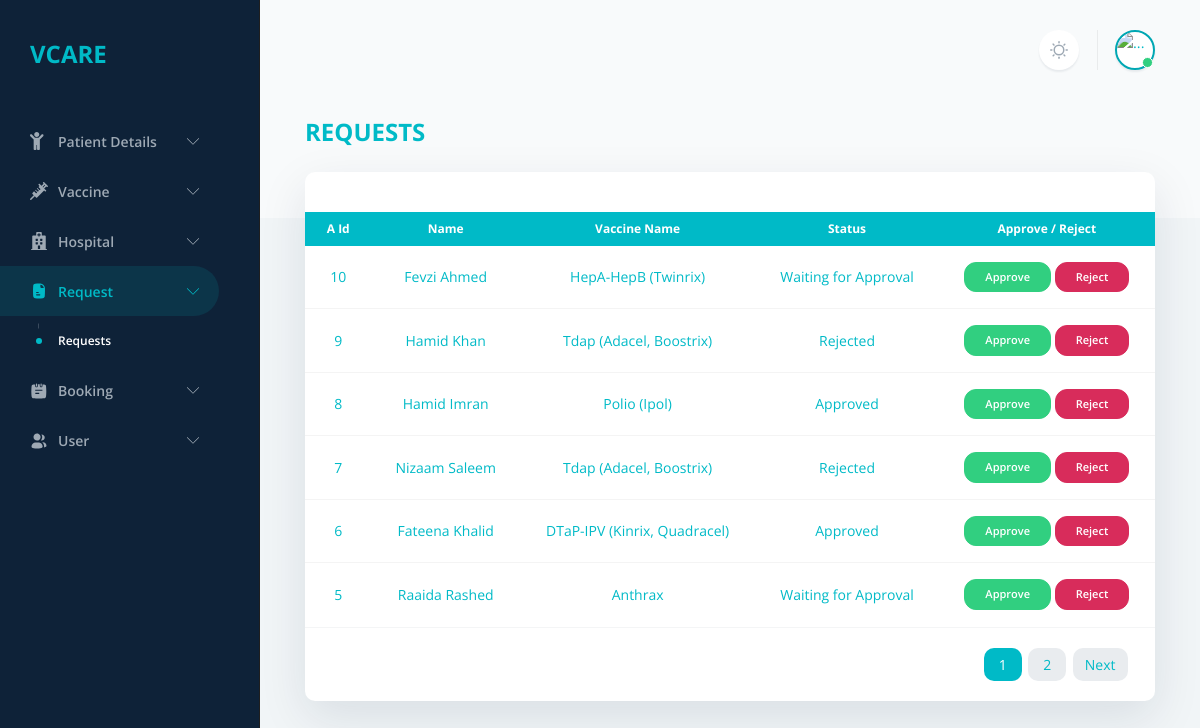
Screenshot of /admin/admin_request.php (signed in) with the database file from the repository.
### tables this page shows
CREATE TABLE `appointment_table` (
  `appointment_id` int(11) NOT NULL,
  `vaccine_id` int(11) NOT NULL,
  `patient_id` int(11) NOT NULL,
  `patient_name` varchar(50) NOT NULL,
  `patient_email` varchar(50) NOT NULL,
  `patient_phone` varchar(11) NOT NULL,
  `hospital_id` int(11) NOT NULL,
  `days` text NOT NULL,
  `appointment_time` int(11) NOT NULL,
  `status_id` varchar(30) NOT NULL,
  `Token_num` int(11) NOT NULL,
  `Approve/Reject` int(11) NOT NULL
);

CREATE TABLE `list_of_vaccines` (
  `drug_id` int(11) NOT NULL,
  `drug_Name` varchar(100) NOT NULL,
  `drug_Type` varchar(100) NOT NULL,
  `drug_Availability` varchar(20) NOT NULL
);

### admin/admin_request.php (the view, shortened to what this page needs)
<?php
$page = "request";
include 'header.php';
?>
<head>
</head>
<body>
    <?php include './sidebar.php' ?>
    <main>
        <header class="container-fluid d-flex py-6 mb-4">
            <div class="d-flex align-items-center ms-auto me-n1 me-lg-n2">
                <?php include 'themeswitcher.php' ?>
                <?php include 'admin_session.php' ?>
            </div>
        </header>
        <div class="container-fluid">
            <h1 class="h1 text-uppercase">
                Requests
            </h1>
            <div class="row">
                <div class="col">
                    <div class="card border-0 flex-fill w-100 shadow-lg" data-list='{"valueNames": ["name", "email", "id", {"name": "date", "attr": "data-signed"}, "status"], "page": 8}' id="users">
                        <div class="card-header border-0 card-header-space-between">
                        </div>
                        <?php
                        $limit = 6;
                        if (!isset($_GET['page'])) {
                            $page = 1;
                        } else {
                            $page = $_GET['page'];
                        }
                        $offset = ($page - 1) * $limit;
                        $sql = "SELECT ap.appointment_id, ap.patient_name, ap.patient_email, ap.`Approve/Reject`, ap.patient_phone, da.D_days, ti.Time,
                        st.status, ap.Token_num, lov.drug_Name , hos.H_Name, ap.patient_id
                        FROM `appointment_table` ap
                        INNER JOIN list_of_vaccines lov ON ap.vaccine_id = lov.drug_id
                        INNER JOIN hospital hos ON ap.hospital_id = hos.H_id
                        INNER JOIN status st ON ap.status_id = st.status_id
                        INNER JOIN days da ON ap.days = da.D_id
                        INNER JOIN time ti ON ap.appointment_time = ti.T_id
                        ORDER BY appointment_id DESC
                        LIMIT {$offset},{$limit}";
                        ?>
                        <div class="table-responsive">
                            <table class="table align-middle table-edge table-hover table-nowrap mb-0 text-center">
                                <thead class="thead-light">
                                    <tr>
                                        <th>A Id</th>
                                        <th>Name</th>
                                        <th>Vaccine Name</th>
                                        <th>Status</th>
                                        <th>Approve / Reject</th>
                                    </tr>
                                </thead>
                                <?php
                                $fetch = mysqli_query($conn, $sql);
                                foreach ($fetch as $row) {
                                ?>
                                    <tbody class="list">
                                        <tr>
                                            <td><?php echo $row['appointment_id'] ?></td>
                                            <td><?php echo $row['patient_name'] ?></td>
                                            <td><?php echo $row['drug_Name'] ?></td>
                                            <td>
                                                <?php
                                                if($row['Approve/Reject'] == 1){
                                                    echo 'Approved';
                                                }else if($row['Approve/Reject'] == 0){
                                                    echo 'Rejected';
                                                }else{
                                                    echo 'Waiting for Approval';
                                                }
                                                ?>
                                            </td>
                                            <td>
                                                <a href="approve.php?aid=<?php echo $row['appointment_id'] ?>" class="btn btn-sm btn-success rounded-3">Approve</a>
                                                <a href="approve.php?rid=<?php echo $row['appointment_id'] ?>" class="btn btn-sm btn-danger rounded-3">Reject</a>
                                            </td>
                                        </tr>
                                    </tbody>
                                <?php
                                }
                                ?>
                            </table>
                        </div>
                        <div class="card-footer">
                            <div class="d-flex justify-content-between align-items-center">
                                <ul class="pagination list-pagination mb-0">
                                    <?php
                                    $sql1 = "SELECT * FROM `appointment_table`";
                                    $result1 = mysqli_query($conn, $sql1) or die("Query Failed.");
                                    if (mysqli_num_rows($result1) > 0) {
                                        $total_records = mysqli_num_rows($result1);
                                        $total_page = ceil($total_records / $limit);
                                        $count = 4;
                                        $startPage = max(1, $page - $count);
                                        $endPage = min($total_page, $page + $count);
                                        echo '<ul class="pagination justify-content-center">';
                                        for ($i = $startPage; $i <= $endPage; $i++) {
                                            if ($i == $page) {
                                                $active = "active";
                                            } else {
                                                $active = "";
                                            }
                                            echo '<li class="page-item ' . $active . '"><a class="page-link border-0 rounded px-4 me-2" href="admin_request.php?page=' . $i . '">' . $i . '</a></li>';
                                        }
                                        if ($total_page > $page) {
                                            echo '<li class="page-item"><a class="page-link border-0 rounded me-2" href="admin_request.php?page=' . ($page + 1) . '">Next</a></li>';
                                        }
                                        echo '</ul>';
                                    } else {
                                        echo '<h3 class="text-center h2">No Records Found</h3>';
                                    }
                                    ?>
                                </ul>
                            </div>
                        </div>
                    </div>
                </div>
            </div>
        </div>
    </main>
</body>
</html>

### rows the page displays
appointment_table: appointment_id "10", patient_name "Fevzi Ahmed", list_of_vaccines.drug_Name "HepA-HepB (Twinrix)", Approve/Reject "Waiting for Approval"
appointment_table: appointment_id "9", patient_name "Hamid Khan", list_of_vaccines.drug_Name "Tdap (Adacel, Boostrix)", Approve/Reject "Rejected"
appointment_table: appointment_id "8", patient_name "Hamid Imran", list_of_vaccines.drug_Name "Polio (Ipol)", Approve/Reject "Approved"
appointment_table: appointment_id "7", patient_name "Nizaam Saleem", list_of_vaccines.drug_Name "Tdap (Adacel, Boostrix)", Approve/Reject "Rejected"
appointment_table: appointment_id "6", patient_name "Fateena Khalid", list_of_vaccines.drug_Name "DTaP-IPV (Kinrix, Quadracel)", Approve/Reject "Approved"
appointment_table: appointment_id "5", patient_name "Raaida Rashed", list_of_vaccines.drug_Name "Anthrax", Approve/Reject "Waiting for Approval"
